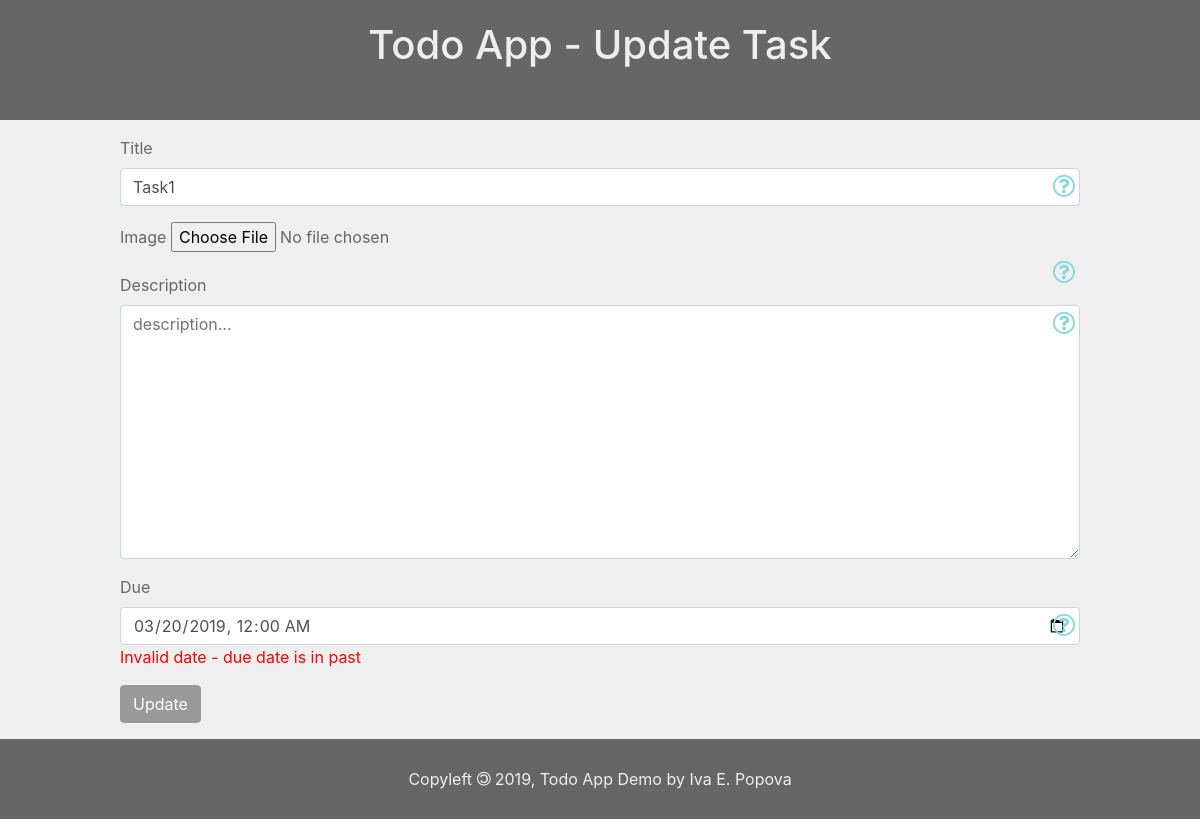
Page /todos/update/1 on the earlier database version.
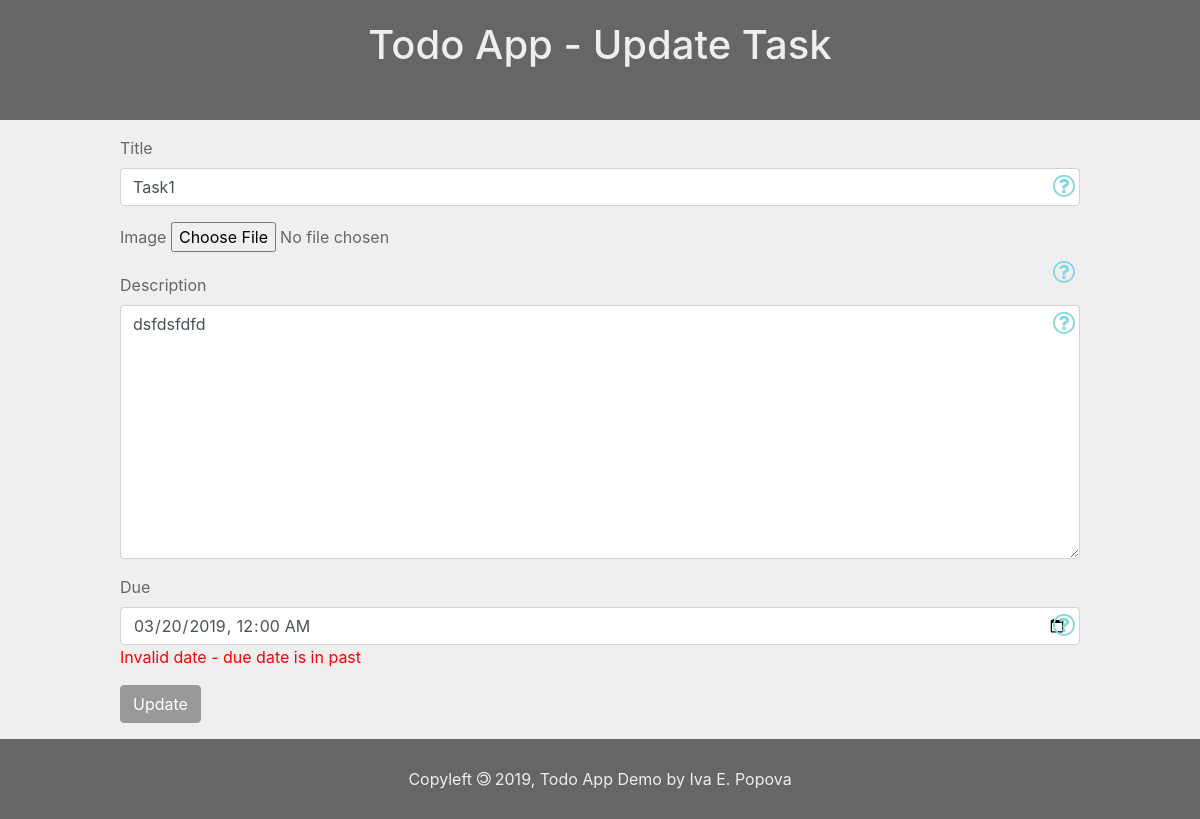
Same page on the later database version.
### todo_app/models.py (models this page shows, shortened)
class Task(models.Model):
  id = models.AutoField(primary_key=True)
  title = models.CharField('Title', max_length=100, help_text="Task Title")
  description = models.TextField('Description', null=True, help_text="Task Description")
  image = models.ImageField('Image',
    null=False,
    blank=True,
    help_text='Task image',
    upload_to='images/')
  due = models.DateTimeField('due', default=days_from_now_1, help_text="Task Due (default - 1 day from now)")
  created = models.DateTimeField(auto_now_add=True)
  completed = models.BooleanField(default=False)

### todo_app/views.py (the view)
# urls.py: path('update/<int:id>', views.update, name="todo_update"),
def update(request, id,  **kwargs):
  task = Task.objects.get(id=id)
  if request.method == "POST":
    form = CreateUpdateTaskForm(request.POST, request.FILES)
    if form.is_valid():
      title = form.cleaned_data['title']
      description = form.cleaned_data['description']
      image = form.cleaned_data['image']
      due = form.cleaned_data['due']
      Task.objects.filter(id=id).update(
        title = title,
        description = description,
        image=image,
        due = due,
        )
      return redirect('todo_index')
  else:
    form = CreateUpdateTaskForm(model_to_dict(task))
    print(f'####form: {form}')
  template_file = 'todo_app/update.html'
  context = {
      'task': task,
      'form': form,
      'app_name': app_name,
      'page_name': 'Update Task'
  }
  return render(request, template_file, context)

### todo_app/forms.py (called while the page is built)
def days_from_now_1():
  return timezone.now() + timezone.timedelta(days=1)

  def clean_title(self):
    title = self.cleaned_data.get('title', None)
    errors_list = [];
    if (not re.match( r'^[A-z]', title)):
      e1 = forms.ValidationError("title must start with letter")
      errors_list.append(e1)
    if len(title) < 3:
      e2 = forms.ValidationError("title must be 3 or more symbols")
      errors_list.append(e2)
    if errors_list:
      raise forms.ValidationError(errors_list)
    return title

  def clean_due(self):
    data = self.cleaned_data.get('due')
    now = make_aware(datetime.datetime.now())
    if data < now:
      raise forms.ValidationError('Invalid date - due date is in past')
    return data

### todo_app/templates/todo_app/update.html (shortened to what this page needs)
{% extends "todo_app/base.html" %}
{% load static %}
{% block content_head %}
  <link rel="stylesheet" type="text/css" href="{% static 'todo_app/todo_form.css' %}">
{% endblock content_head %}
{% block content %}
  <main>
    <form action="{% url 'todo_update' task.id %}" method="POST" enctype="multipart/form-data">
      {% for field in form %}
        <div class="form-group">
          <label>{{ field.label }}</label>
          {{ field }}
          <i class="fa fa-question-circle-o help_text" title="{{field.help_text}}"></i>
          {% for item in field.errors  %}
          <div style="color:#F00">{{item}}</div>
          {% endfor %}
        </div>
      {% endfor %}
      <button type="submit" class="btn btn-primary">Update</button>
    </form>
  </main>
{% endblock content %}

Differences in the rows shown:
changed Task "Task1": description (not shown) → "dsfdsfdfd"
